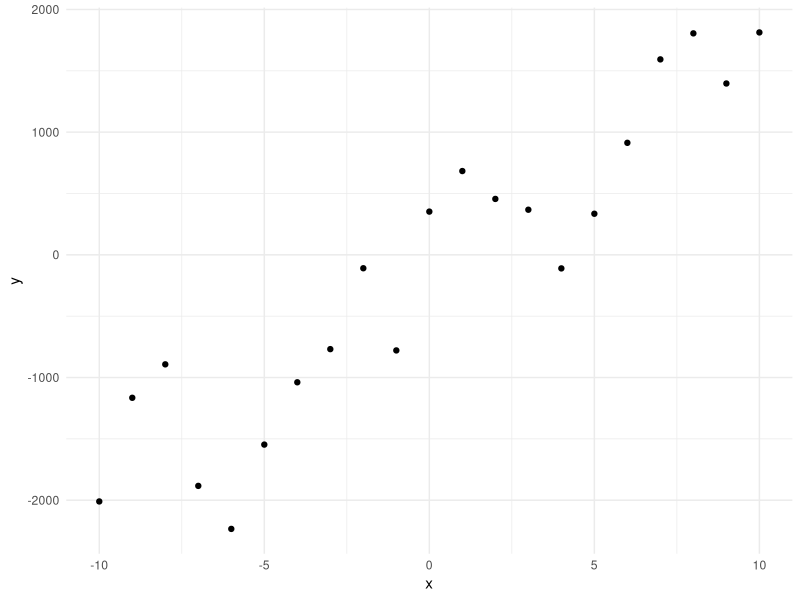
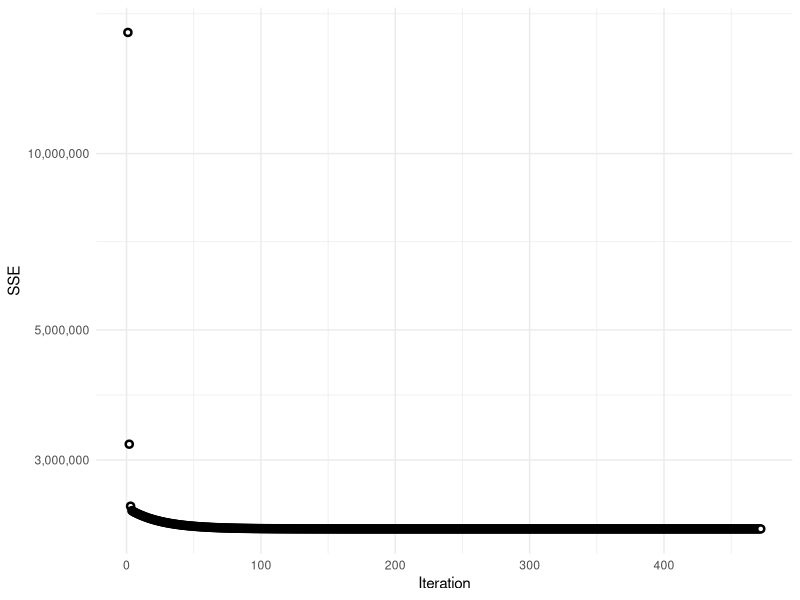

The R source for these figures, in order:
## ---- chunk 1
knitr::opts_chunk$set(
	echo = TRUE,
	message = FALSE,
	warning = FALSE
)
## ---- chunk 2

# Load libraries
library(dplyr)
library(ggplot2)
library(scales)
theme_set(theme_minimal())

# Create fictitious data
data <- tibble(x = c(-10:10), y = 199*x - 129 + rnorm(x, mean = x, sd = 500))

# Plot the data
data %>% 
      ggplot(aes(x, y)) +
      geom_point()
## ---- chunk 3
# learning_rate
alpha <- 0.001

# Parameters
theta_as <- NULL
theta_bs <- NULL
theta_a <- 0.5
theta_b <- 0.5

dsse_da <- 0
dsse_db <- 0
sse <- NULL

x <- data$x
y <- data$y


for(i in 1:1000) {
        
        theta_a <- theta_a - alpha*dsse_da
        theta_b <- theta_b - alpha*dsse_db
        
        yhat <- theta_a + theta_b*x
        sse_i <- sum(1/2*(y - yhat)^2)
        
        # The cost function J(x) = sse = 1/2*(y - yhat)^2
        # sse = sum(1/2(y - (a + bx))^2)
        # dsse_da = (y - (a + bx))*(-1)
        # dsse_db = (y - (a + bx))*(-x)
        
        dsse_da <- sum((y - yhat)*(-1))
        dsse_db <- sum((y - yhat)*(-x))
        
        sse <- c(sse, sse_i)
        theta_as <- c(theta_as, theta_a)
        theta_bs <- c(theta_bs, theta_b)
        
        last_two_theta_as <- tail(theta_as, 2)
        if(length(theta_as) > 1 && abs(diff(last_two_theta_as)/last_two_theta_as[1]) < 0.000001) break
}


tail(sse)

tibble(iter = seq_along(sse), sse) %>% 
ggplot(aes(iter, sse)) +
    geom_point(shape = 21, stroke = 1.3, fill = "white") +
    labs(y = "SSE", x = "Iteration") +
    scale_y_log10(labels = comma)
    
which.min(sse)

tail(theta_as)
tail(theta_bs)
